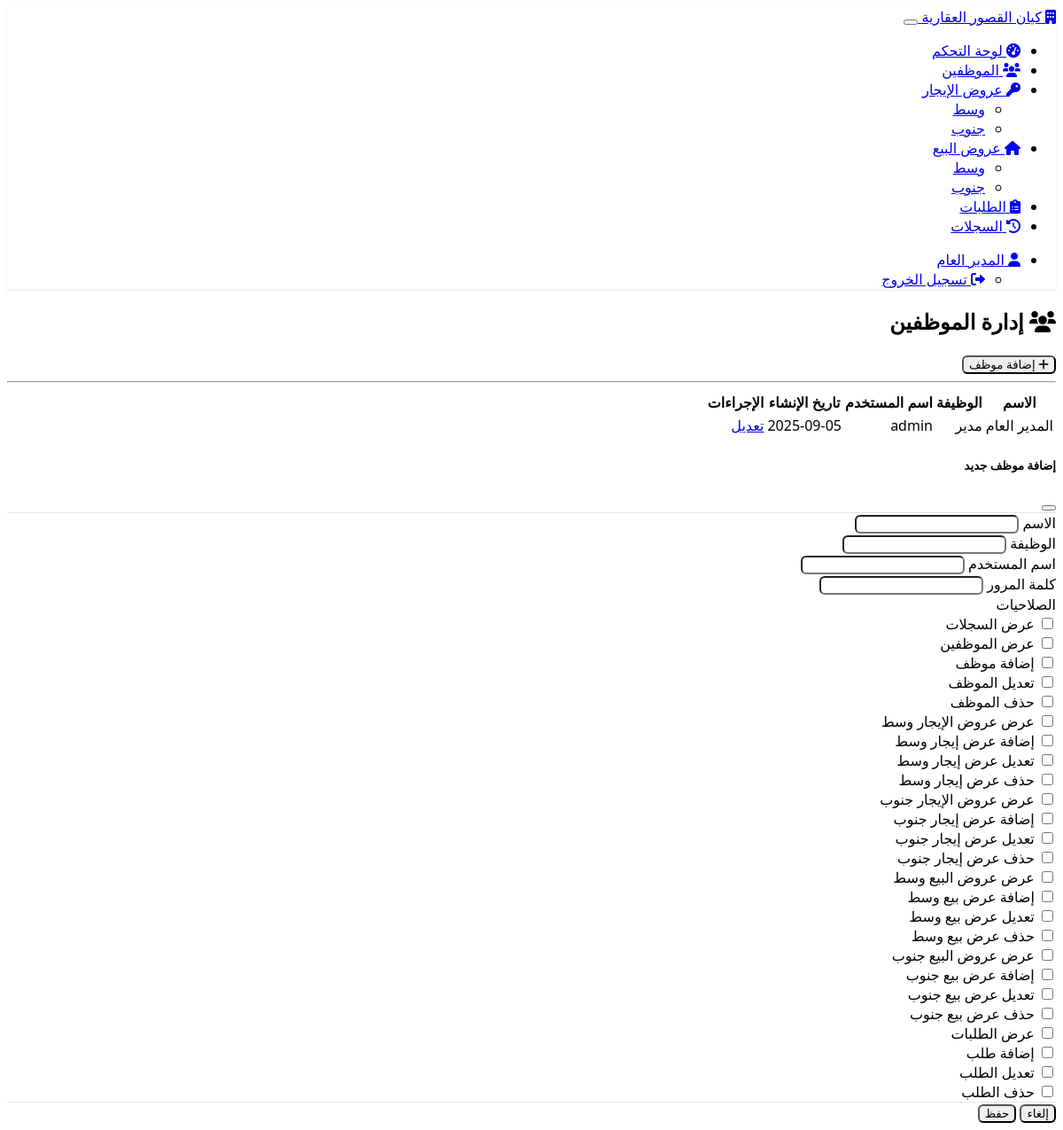
Page /employees (signed in) on the committed database.
### models.py (models this page shows, shortened)
class Employee(db.Model, UserMixin):
    __tablename__ = 'employee'
    __table_args__ = {'extend_existing': True}
    id = db.Column(db.Integer, primary_key=True)
    name = db.Column(db.String(150), nullable=False)
    role = db.Column(db.String(100), nullable=False)
    username = db.Column(db.String(150), unique=True, nullable=False)
    password = db.Column(db.String(200), nullable=False)
    permissions = db.Column(db.Text, default='[]')
    created_at = db.Column(db.DateTime, default=datetime.utcnow)
    def get_permissions(self):
        try:
            perms = json.loads(self.permissions or '[]')
            return [str(p) for p in perms] if isinstance(perms, list) else []
        except:
            return []
    def has_permission(self, perm):
        return str(perm) in self.get_permissions()

### main.py (the view)
@app.route('/employees')
@login_required
@permission_required('list_employees')
def list_employees():
    employees = Employee.query.all()
    return render_template(
        'employees/list.html',
        employees=employees,
        available_permissions=AVAILABLE_PERMISSIONS,
        employee=None
    )

### main.py (called while the page is built)
@login_manager.user_loader
def load_user(user_id):
    return Employee.query.get(int(user_id))

def permission_required(permission):
    def decorator(f):
        @wraps(f)
        def decorated_function(*args, **kwargs):
            if not current_user.is_authenticated or not current_user.has_permission(permission):
                flash("🚫 ليس لديك صلاحية", "danger")
                return redirect(url_for("dashboard"))
            return f(*args, **kwargs)
        return decorated_function
    return decorator

### templates/employees/list.html (shortened to what this page needs)
{% extends "base.html" %}
{% block content %}
<div class="row">
    <div class="col-12">
        <div class="d-flex justify-content-between align-items-center">
            <h2><i class="fas fa-users"></i> إدارة الموظفين</h2>
            {% if current_user.has_permission('add_employee') %}
            <button class="btn btn-primary" data-bs-toggle="modal" data-bs-target="#employeeModal">
                <i class="fas fa-plus"></i> إضافة موظف
            </button>
            {% endif %}
        </div>
        <hr>
    </div>
</div>
<div class="row">
    <div class="col-12">
        <div class="table-responsive">
            <table class="table table-striped">
                <thead>
                    <tr>
                        <th>الاسم</th>
                        <th>الوظيفة</th>
                        <th>اسم المستخدم</th>
                        <th>تاريخ الإنشاء</th>
                        <th>الإجراءات</th>
                    </tr>
                </thead>
                <tbody>
                    {% for emp in employees %}
                    <tr>
                        <td>{{ emp.name }}</td>
                        <td>{{ emp.role }}</td>
                        <td>{{ emp.username }}</td>
                        <td>{{ emp.created_at.strftime('%Y-%m-%d') }}</td>
                        <td>
                            {% if current_user.has_permission('edit_employee') %}
                            <a href="{{ url_for('edit_employee', id=emp.id) }}">تعديل</a>
                            {% endif %}
                        </td>
                    </tr>
                    {% endfor %}
                </tbody>
            </table>
        </div>
    </div>
</div>
<div class="modal fade" id="employeeModal" tabindex="-1">
    <div class="modal-dialog modal-lg">
        <div class="modal-content">
            <div class="modal-header">
                <h5 class="modal-title">إضافة موظف جديد</h5>
                <button type="button" class="btn-close" data-bs-dismiss="modal"></button>
            </div>
            <form method="POST" action="{{ url_for('add_employee') }}">
                <div class="modal-body">
                    <div class="row">
                        <div class="col-md-6">
                            <div class="mb-3">
                                <label class="form-label">الاسم</label>
                                <input type="text" class="form-control" name="name" required>
                            </div>
                        </div>
                        <div class="col-md-6">
                            <div class="mb-3">
                                <label class="form-label">الوظيفة</label>
                                <input type="text" class="form-control" name="role" required>
                            </div>
                        </div>
                    </div>
                    <div class="row">
                        <div class="col-md-6">
                            <div class="mb-3">
                                <label class="form-label">اسم المستخدم</label>
                                <input type="text" class="form-control" name="username" required>
                            </div>
                        </div>
                        <div class="col-md-6">
                            <div class="mb-3">
                                <label class="form-label">كلمة المرور</label>
                                <input type="password" class="form-control" name="password" required>
                            </div>
                        </div>
                    </div>
                    <div class="mb-3">
                        <label class="form-label">الصلاحيات</label>
                        <div class="row">
                            {% for perm_id, perm_name in available_permissions %}
                            <div class="col-md-6">
                                <div class="form-check">
                                    <input type="checkbox" class="form-check-input" name="permissions[]" value="{{ perm_id }}" id="perm_{{ perm_id }}">
                                    <label class="form-check-label" for="perm_{{ perm_id }}">{{ perm_name }}</label>
                                </div>
                            </div>
                            {% endfor %}
                        </div>
                    </div>
                </div>
                <div class="modal-footer">
                    <button type="button" class="btn btn-secondary" data-bs-dismiss="modal">إلغاء</button>
                    <button type="submit" class="btn btn-primary">حفظ</button>
                </div>
            </form>
        </div>
    </div>
</div>
{% endblock %}

### templates/base.html (shortened to what this page needs)
<!DOCTYPE html>
<html lang="ar" dir="rtl">
<head>
    <link href="https://cdn.replit.com/agent/bootstrap-agent-dark-theme.min.css" rel="stylesheet">
    <link href="https://cdnjs.cloudflare.com/ajax/libs/font-awesome/6.0.0/css/all.min.css" rel="stylesheet">
    <link href="{{ url_for('static', filename='style.css') }}" rel="stylesheet">
</head>
<body>
    <nav class="navbar navbar-expand-lg navbar-dark bg-dark">
        <div class="container">
            <a class="navbar-brand" href="{{ url_for('dashboard') }}">
                <i class="fas fa-building"></i> كيان القصور العقارية
            </a>
            {% if current_user.is_authenticated %}
            <button class="navbar-toggler" type="button" data-bs-toggle="collapse" data-bs-target="#navbarNav">
            </button>
            <div class="collapse navbar-collapse" id="navbarNav">
                <ul class="navbar-nav me-auto">
                    <li class="nav-item">
                        <a class="nav-link" href="{{ url_for('dashboard') }}">
                            <i class="fas fa-tachometer-alt"></i> لوحة التحكم
                        </a>
                    </li>
                    {% if current_user.has_permission('list_employees') %}
                    <li class="nav-item">
                        <a class="nav-link" href="{{ url_for('list_employees') }}">
                            <i class="fas fa-users"></i> الموظفين
                        </a>
                    </li>
                    {% endif %}
                    {% set rentals = [('وسط', 'm'), ('جنوب', 'w')] %}
                    <li class="nav-item dropdown">
                        <a class="nav-link dropdown-toggle" href="#" id="rentalDropdown" role="button" data-bs-toggle="dropdown">
                            <i class="fas fa-key"></i> عروض الإيجار
                        </a>
                        <ul class="dropdown-menu">
                            {% for name, code in rentals %}
                                {% if current_user.has_permission('rental' + code + '_offers_view') %}
                                <li>
                                    <a class="dropdown-item" href="{{ url_for('rental' + code + '_offers') }}">{{ name }}</a>
                                </li>
                                {% endif %}
                            {% endfor %}
                        </ul>
                    </li>
                    <li class="nav-item dropdown">
                        <a class="nav-link dropdown-toggle" href="#" id="saleDropdown" role="button" data-bs-toggle="dropdown">
                            <i class="fas fa-home"></i> عروض البيع
                        </a>
                        <ul class="dropdown-menu">
                            {% for name, code in rentals %}
                                {% if current_user.has_permission('sales' + code + '_offers_view') %}
                                <li>
                                    <a class="dropdown-item" href="{{ url_for('sales' + code + '_offers') }}">{{ name }}</a>
                                </li>
                                {% endif %}
                            {% endfor %}
                        </ul>
                    </li>
                    {% if current_user.has_permission('orders_view') %}
                    <li class="nav-item">
                        <a class="nav-link" href="{{ url_for('orders') }}">
                            <i class="fas fa-clipboard-list"></i> الطلبات
                        </a>
                    </li>
                    {% endif %}
                    {% if current_user.has_permission('orders_view') %}
                    <li class="nav-item">
                        <a class="nav-link" href="{{ url_for('view_logs') }}">
                            <i class="fas fa-history"></i> السجلات
                        </a>
                    </li>
                    {% endif %}
                </ul>
                <ul class="navbar-nav">
                    <li class="nav-item dropdown">
                        <a class="nav-link dropdown-toggle" href="#" id="userDropdown" role="button" data-bs-toggle="dropdown">
                            <i class="fas fa-user"></i> {{ current_user.name }}
                        </a>
                        <ul class="dropdown-menu">
                            <li>
                                <a class="dropdown-item" href="{{ url_for('logout') }}">
                                    <i class="fas fa-sign-out-alt"></i> تسجيل الخروج
                                </a>
                            </li>
                        </ul>
                    </li>
                </ul>
            </div>
            {% endif %}
        </div>
    </nav>
    <div class="container mt-4">
        {% block content %}{% endblock %}
    </div>
</body>
</html>

### static/style.css (style rules this page uses)
body { font-family: 'Segoe UI', Tahoma, Geneva, Verdana, sans-serif; }
.navbar { box-shadow: 0 2px 4px rgba(0,0,0,0.08); }
.table td, .table th { vertical-align: middle; }
.btn { border-radius: 6px; }
.form-control { border-radius: 6px; }
[dir="rtl"] .dropdown-menu { right: 0 !important; left: auto !important; }
[dir="rtl"] .navbar-nav .dropdown-menu { right: 0; left: auto; }
.form-label { font-weight: 500; margin-bottom: 0.5rem; }
.modal-content { border-radius: 8px; border: none; }
.modal-header { border-bottom: 1px solid rgba(0,0,0,0.1); }
.modal-footer { border-top: 1px solid rgba(0,0,0,0.1); }

### rows in the picture
Employee: name "المدير العام", role "مدير", username "admin", created_at "2025-09-05"

### other values in the picture
{{ name }} "وسط" "جنوب"
{{ perm_name }} "عرض السجلات" "عرض الموظفين" "إضافة موظف" "تعديل الموظف" "حذف الموظف" "عرض عروض الإيجار وسط" "إضافة عرض إيجار وسط" "تعديل عرض إيجار وسط" "حذف عرض إيجار وسط" "عرض عروض الإيجار جنوب" "إضافة عرض إيجار جنوب" "تعديل عرض إيجار جنوب" "حذف عرض إيجار جنوب" "عرض عروض البيع وسط" "إضافة عرض بيع وسط" "تعديل عرض بيع وسط" "حذف عرض بيع وسط" "عرض عروض البيع جنوب" "إضافة عرض بيع جنوب" "تعديل عرض بيع جنوب" "حذف عرض بيع جنوب" "عرض الطلبات" "إضافة طلب" "تعديل الطلب" "حذف الطلب"
